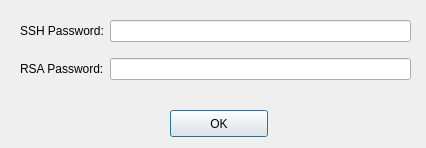
<?xml version="1.0" encoding="UTF-8"?>
<ui version="4.0">
 <class>ServerNewDlg</class>
 <widget class="QDialog" name="ServerNewDlg">
  <property name="geometry">
   <rect>
    <x>0</x>
    <y>0</y>
    <width>426</width>
    <height>148</height>
   </rect>
  </property>
  <property name="windowTitle">
   <string>Install soma-workflow on a ressource</string>
  </property>
  <property name="modal">
   <bool>true</bool>
  </property>
  <widget class="QPushButton" name="pushButton_ok">
   <property name="geometry">
    <rect>
     <x>170</x>
     <y>110</y>
     <width>98</width>
     <height>27</height>
    </rect>
   </property>
   <property name="text">
    <string>OK</string>
   </property>
  </widget>
  <widget class="QWidget" name="gridLayoutWidget">
   <property name="geometry">
    <rect>
     <x>20</x>
     <y>10</y>
     <width>391</width>
     <height>81</height>
    </rect>
   </property>
   <layout class="QGridLayout" name="gridLayout">
    <item row="0" column="0">
     <widget class="QLabel" name="label">
      <property name="text">
       <string>SSH Password:</string>
      </property>
     </widget>
    </item>
    <item row="0" column="1">
     <widget class="QLineEdit" name="lineEdit_PW">
      <property name="echoMode">
       <enum>QLineEdit::Password</enum>
      </property>
     </widget>
    </item>
    <item row="1" column="0">
     <widget class="QLabel" name="label_2">
      <property name="text">
       <string>RSA Password:</string>
      </property>
     </widget>
    </item>
    <item row="1" column="1">
     <widget class="QLineEdit" name="lineEdit_RSAPW">
      <property name="echoMode">
       <enum>QLineEdit::Password</enum>
      </property>
     </widget>
    </item>
   </layout>
  </widget>
 </widget>
 <resources/>
 <connections/>
</ui>
